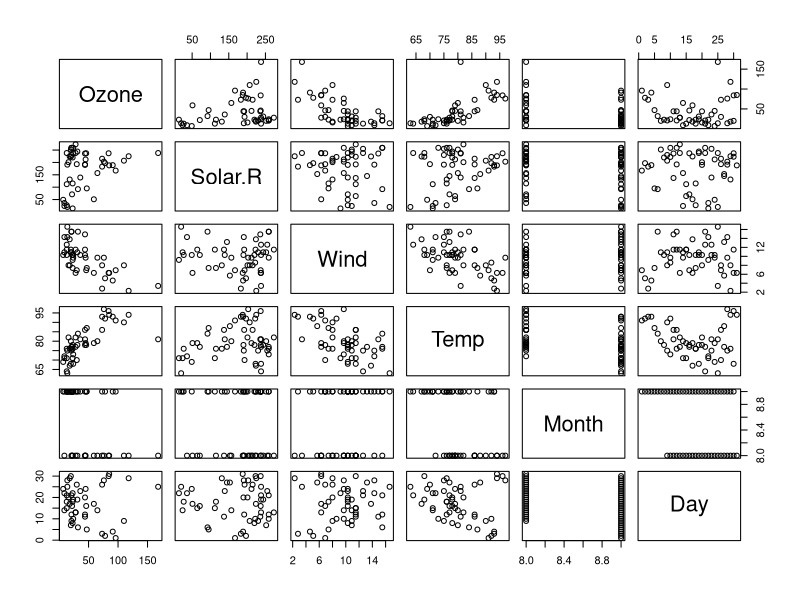
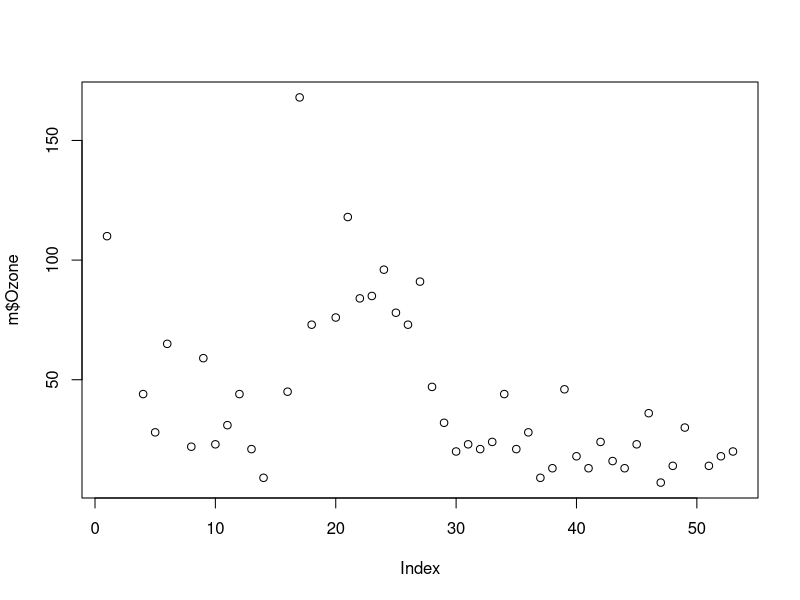
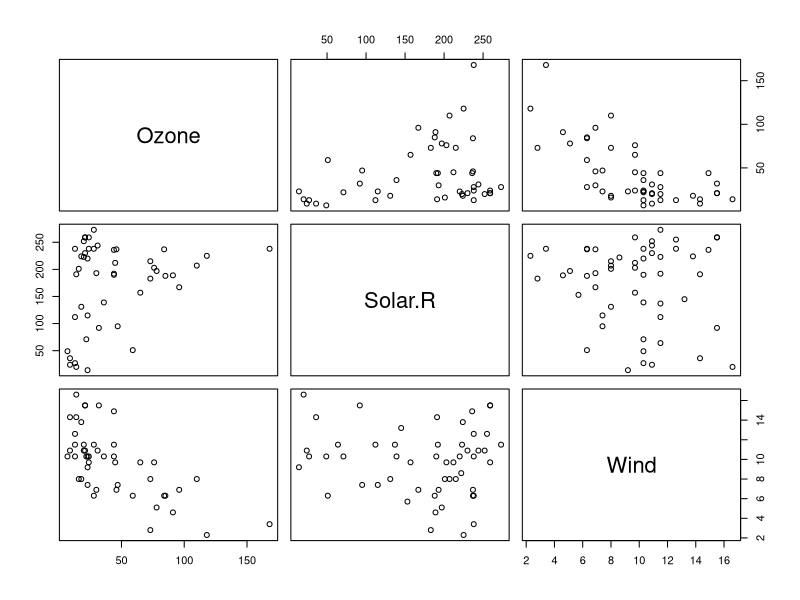
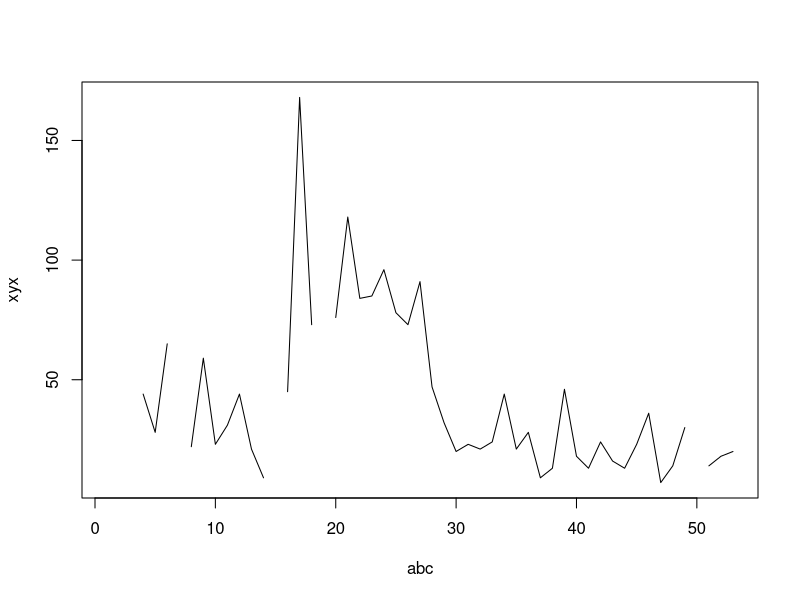
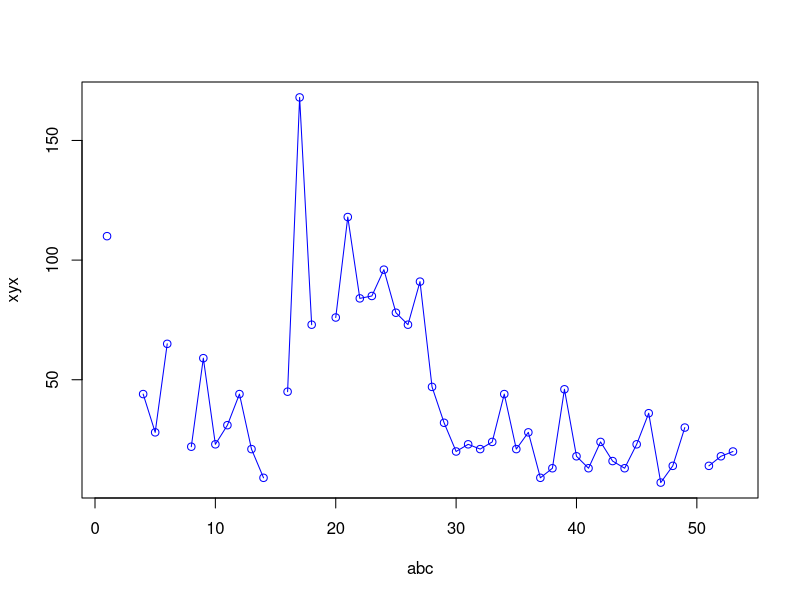
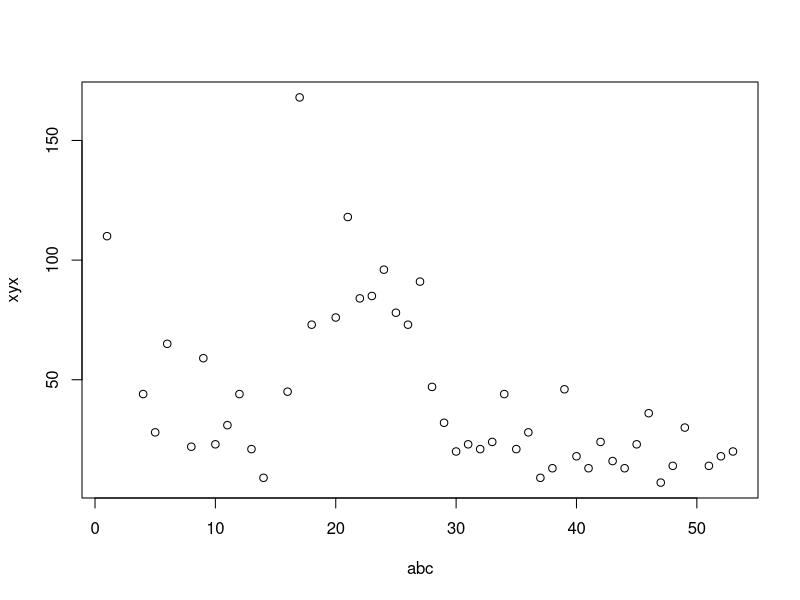
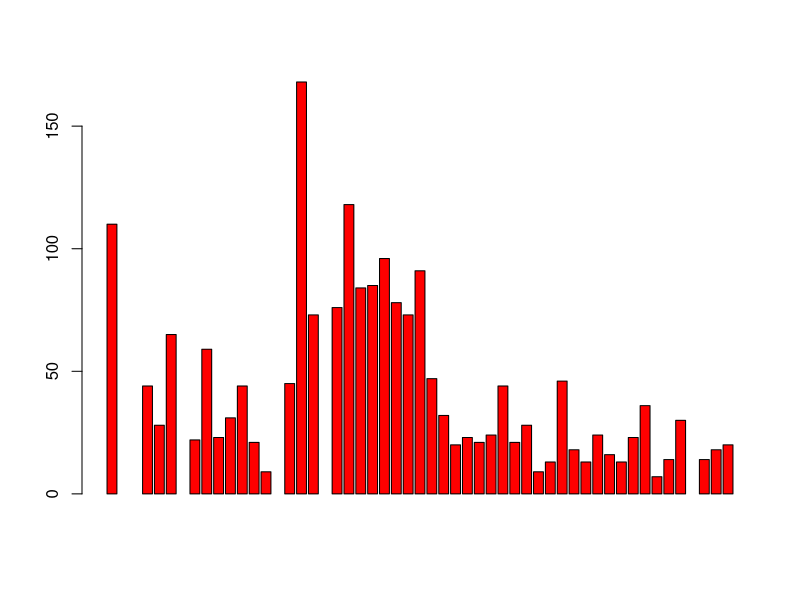
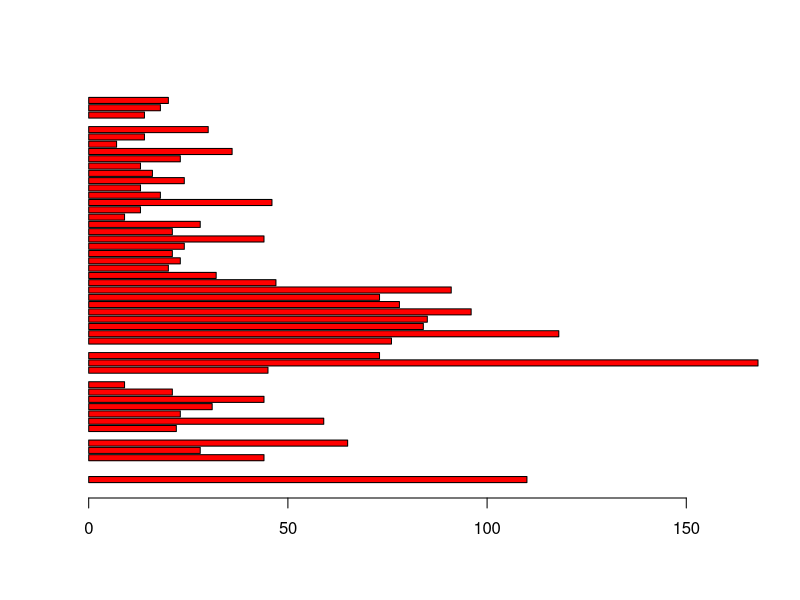

Write R code to recreate these figures, in order. (Note: this script raises an error after producing the figures.)
#taking package
a=datasets::airquality

#another method
d= data.frame(airquality)

#head
head(d)

#tail
tail(d)


#taking row or colomn

d$Day

d[,6]
 data.frame(d$Day)
 
 #to remove  6th coloumn
 d[, -6]
 
m= d[c(-1:-100),]
m 


#summary
summary(m)
summary(m$Ozone)


#plotsm
plot(m)

plot(m$Ozone)
plot(m[c(1:3)])

plot(m$Ozone, xlab ="abc",ylab ="xyx", type='l' )
plot(m$Ozone, xlab ="abc",ylab ="xyx", type='o', col='blue' ) 
plot(m$Ozone, xlab ="abc",ylab ="xyx") 


#barplot

barplot(m$Ozone, col= 'red')
barplot(m$Ozone, col= 'red', horiz= 'T')


#HISTOGRAM

hist(m$Ozone,col='green',axes = T)

#boxplot
boxplot(m)
boxplot(m$Ozone)


#par

par( mfrow=c(1,2))
boxplot(m$Ozone)
boxplot(m$Wind)
plot(m$Ozone, xlab ="abc",ylab ="xyx", type='l' )
plot(m$Ozone, xlab ="abc",ylab ="xyx", type='o', col='blue' ) 




par( mfrow=c(1,2), mar=c(2,2,2,2), bty='l', las=1)
boxplot(m$Ozone)
boxplot(m$Wind)
plot(m$Ozone, xlab ="abc",ylab ="xyx", type='l' )
plot(m$Ozone, xlab ="abc",ylab ="xyx", type='o', col='blue' ) 


#NA. RM
w=c(1,2,3,4,5,NA)
mean(w)
mean(w, na.rm=F)
#------------------------------#

#selec, filter---

d=data.frame(airports)
p=select(d,lon,lat)
head(p,10)
filter(d,dst=='U', alt == 1000)


#pipeline


d %>% select(lon) %>% filter( lon >60)
d%>% filter(lon>10 & dst == 'A')
d%>%arrange(name)
d%>% filter(lat>0)
q=d%>% select(lon)%>% mutate(lon1= lon+100)
m= d%>% mutate(d1= d$lat * .1, d2= d$alt *0)
